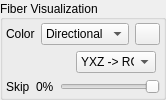
             <widget class="QGroupBox" name="FiberVisualizationBox">
              <property name="maximumSize">
               <size>
                <width>160</width>
                <height>16777215</height>
               </size>
              </property>
              <property name="title">
               <string>Fiber Visualization</string>
              </property>
              <property name="alignment">
               <set>Qt::AlignLeading|Qt::AlignLeft|Qt::AlignVCenter</set>
              </property>
              <layout class="QVBoxLayout" name="verticalLayout_12">
               <property name="leftMargin">
                <number>3</number>
               </property>
               <property name="topMargin">
                <number>3</number>
               </property>
               <property name="rightMargin">
                <number>3</number>
               </property>
               <property name="bottomMargin">
                <number>3</number>
               </property>
               <item>
                <layout class="QHBoxLayout" name="horizontalLayout_16">
                 <item>
                  <widget class="QLabel" name="label_4">
                   <property name="maximumSize">
                    <size>
                     <width>30</width>
                     <height>16777215</height>
                    </size>
                   </property>
                   <property name="text">
                    <string>Color</string>
                   </property>
                   <property name="buddy">
                    <cstring>ColorMethod</cstring>
                   </property>
                  </widget>
                 </item>
                 <item>
                  <widget class="QComboBox" name="ColorMethod">
                   <item>
                    <property name="text">
                     <string>Directional</string>
                    </property>
                   </item>
                   <item>
                    <property name="text">
                     <string>Solid</string>
                    </property>
                   </item>
                   <item>
                    <property name="text">
                     <string>Scalar</string>
                    </property>
                   </item>
                  </widget>
                 </item>
                 <item>
                  <widget class="QPushButton" name="RecolorFibersButton">
                   <property name="enabled">
                    <bool>true</bool>
                   </property>
                   <property name="minimumSize">
                    <size>
                     <width>0</width>
                     <height>0</height>
                    </size>
                   </property>
                   <property name="maximumSize">
                    <size>
                     <width>25</width>
                     <height>25</height>
                    </size>
                   </property>
                   <property name="toolTip">
                    <string>Color displayed fibers</string>
                   </property>
                   <property name="text">
                    <string/>
                   </property>
                   <property name="iconSize">
                    <size>
                     <width>23</width>
                     <height>23</height>
                    </size>
                   </property>
                   <property name="autoDefault">
                    <bool>false</bool>
                   </property>
                   <property name="default">
                    <bool>false</bool>
                   </property>
                   <property name="flat">
                    <bool>false</bool>
                   </property>
                  </widget>
                 </item>
                </layout>
               </item>
               <item>
                <layout class="QFormLayout" name="formLayout">
                 <property name="labelAlignment">
                  <set>Qt::AlignRight|Qt::AlignTrailing|Qt::AlignVCenter</set>
                 </property>
                 <property name="formAlignment">
                  <set>Qt::AlignRight|Qt::AlignTop|Qt::AlignTrailing</set>
                 </property>
                 <property name="rightMargin">
                  <number>10</number>
                 </property>
                 <item row="0" column="1">
                  <widget class="QComboBox" name="FiberColorOrient">
                   <property name="maximumSize">
                    <size>
                     <width>80</width>
                     <height>16777215</height>
                    </size>
                   </property>
                   <property name="layoutDirection">
                    <enum>Qt::LeftToRight</enum>
                   </property>
                   <item>
                    <property name="text">
                     <string>YXZ -&gt; RGB</string>
                    </property>
                   </item>
                   <item>
                    <property name="text">
                     <string>YZX -&gt; RBG</string>
                    </property>
                   </item>
                   <item>
                    <property name="text">
                     <string>XYZ -&gt; GRB</string>
                    </property>
                   </item>
                   <item>
                    <property name="text">
                     <string>XZY -&gt; GBR</string>
                    </property>
                   </item>
                   <item>
                    <property name="text">
                     <string>ZYX -&gt; BRG</string>
                    </property>
                   </item>
                   <item>
                    <property name="text">
                     <string>ZXY -&gt; BGR</string>
                    </property>
                   </item>
                  </widget>
                 </item>
                </layout>
               </item>
               <item>
                <layout class="QHBoxLayout" name="horizontalLayout">
                 <item>
                  <widget class="QLabel" name="label_5">
                   <property name="text">
                    <string>Skip</string>
                   </property>
                   <property name="buddy">
                    <cstring>SkipSlider</cstring>
                   </property>
                  </widget>
                 </item>
                 <item>
                  <widget class="QLabel" name="SkipPercLabel">
                   <property name="text">
                    <string>0%</string>
                   </property>
                  </widget>
                 </item>
                 <item>
                  <widget class="QSlider" name="SkipSlider">
                   <property name="maximum">
                    <number>100</number>
                   </property>
                   <property name="orientation">
                    <enum>Qt::Horizontal</enum>
                   </property>
                   <property name="invertedAppearance">
                    <bool>true</bool>
                   </property>
                  </widget>
                 </item>
                </layout>
               </item>
              </layout>
             </widget>
